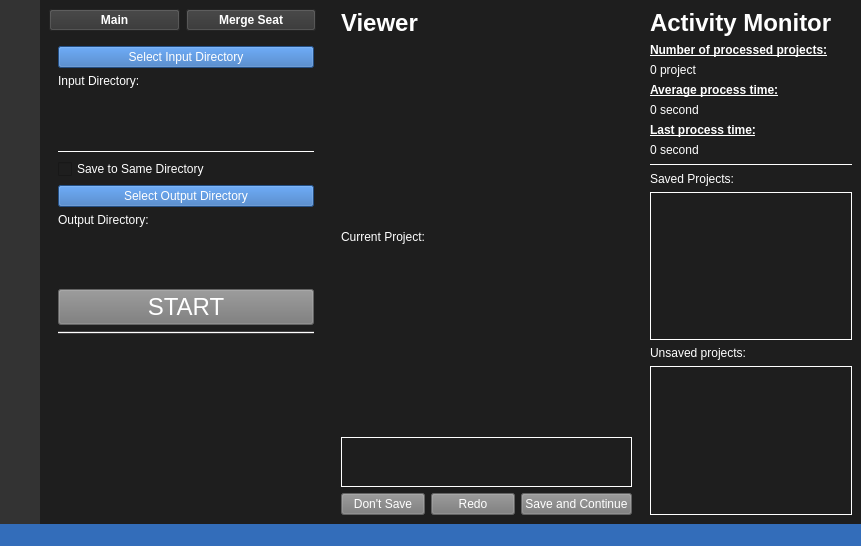
<?xml version="1.0" encoding="UTF-8"?>
<ui version="4.0">
 <class>MainWindow</class>
 <widget class="QMainWindow" name="MainWindow">
  <property name="geometry">
   <rect>
    <x>0</x>
    <y>0</y>
    <width>861</width>
    <height>546</height>
   </rect>
  </property>
  <property name="font">
   <font>
    <family>Arial</family>
   </font>
  </property>
  <property name="windowTitle">
   <string>SAS Post-processing Program</string>
  </property>
  <property name="windowOpacity">
   <double>0.965000000000000</double>
  </property>
  <property name="styleSheet">
   <string notr="true">background-color: rgb(30,30,30);
color: white; 


</string>
  </property>
  <widget class="QWidget" name="centralwidget">
   <layout class="QHBoxLayout" name="horizontalLayout">
    <property name="spacing">
     <number>0</number>
    </property>
    <property name="leftMargin">
     <number>0</number>
    </property>
    <property name="topMargin">
     <number>0</number>
    </property>
    <property name="rightMargin">
     <number>0</number>
    </property>
    <property name="bottomMargin">
     <number>0</number>
    </property>
    <item>
     <widget class="QFrame" name="verticalFrame_menu">
      <property name="maximumSize">
       <size>
        <width>40</width>
        <height>16777215</height>
       </size>
      </property>
      <property name="styleSheet">
       <string notr="true">background-color: rgb(51, 51, 51);</string>
      </property>
      <layout class="QVBoxLayout" name="verticalLayout_sidebar">
       <property name="spacing">
        <number>20</number>
       </property>
       <property name="leftMargin">
        <number>0</number>
       </property>
       <property name="topMargin">
        <number>9</number>
       </property>
       <property name="rightMargin">
        <number>0</number>
       </property>
       <property name="bottomMargin">
        <number>9</number>
       </property>
       <item>
        <widget class="QPushButton" name="pushButton_home">
         <property name="minimumSize">
          <size>
           <width>40</width>
           <height>40</height>
          </size>
         </property>
         <property name="cursor">
          <cursorShape>PointingHandCursor</cursorShape>
         </property>
         <property name="styleSheet">
          <string notr="true">QPushButton:hover{
	background-color: rgb(255, 255, 255);
}
QPushButton{
	border: 0px;
}</string>
         </property>
         <property name="text">
          <string/>
         </property>
         <property name="icon">
          <iconset>
           <normaloff>res/home.png</normaloff>res/home.png</iconset>
         </property>
         <property name="iconSize">
          <size>
           <width>25</width>
           <height>25</height>
          </size>
         </property>
        </widget>
       </item>
       <item>
        <widget class="QPushButton" name="pushButton_monitor">
         <property name="minimumSize">
          <size>
           <width>40</width>
           <height>40</height>
          </size>
         </property>
         <property name="cursor">
          <cursorShape>PointingHandCursor</cursorShape>
         </property>
         <property name="styleSheet">
          <string notr="true">QPushButton:hover{
	background-color: rgb(255, 255, 255);
}
QPushButton{
	border: 0px;
}</string>
         </property>
         <property name="text">
          <string/>
         </property>
         <property name="icon">
          <iconset>
           <normaloff>res/monitor.png</normaloff>res/monitor.png</iconset>
         </property>
         <property name="iconSize">
          <size>
           <width>25</width>
           <height>25</height>
          </size>
         </property>
         <property name="checkable">
          <bool>true</bool>
         </property>
         <property name="checked">
          <bool>true</bool>
         </property>
        </widget>
       </item>
       <item>
        <widget class="QPushButton" name="pushButton_help">
         <property name="minimumSize">
          <size>
           <width>40</width>
           <height>40</height>
          </size>
         </property>
         <property name="cursor">
          <cursorShape>PointingHandCursor</cursorShape>
         </property>
         <property name="mouseTracking">
          <bool>true</bool>
         </property>
         <property name="styleSheet">
          <string notr="true">QPushButton:hover{
	background-color: rgb(255, 255, 255);
}
QPushButton{
	border : 0px
}</string>
         </property>
         <property name="text">
          <string/>
         </property>
         <property name="icon">
          <iconset>
           <normaloff>res/help.png</normaloff>res/help.png</iconset>
         </property>
         <property name="iconSize">
          <size>
           <width>25</width>
           <height>25</height>
          </size>
         </property>
        </widget>
       </item>
       <item>
        <spacer name="verticalSpacer">
         <property name="orientation">
          <enum>Qt::Vertical</enum>
         </property>
         <property name="sizeHint" stdset="0">
          <size>
           <width>20</width>
           <height>40</height>
          </size>
         </property>
        </spacer>
       </item>
      </layout>
     </widget>
    </item>
    <item>
     <widget class="QFrame" name="panel_left">
      <property name="sizePolicy">
       <sizepolicy hsizetype="Fixed" vsizetype="Preferred">
        <horstretch>0</horstretch>
        <verstretch>0</verstretch>
       </sizepolicy>
      </property>
      <layout class="QVBoxLayout" name="layout_left">
       <item>
        <layout class="QHBoxLayout" name="horizontalLayout_4">
         <item>
          <widget class="QPushButton" name="pushButton_mainPage">
           <property name="font">
            <font>
             <family>Arial</family>
             <weight>75</weight>
             <bold>true</bold>
            </font>
           </property>
           <property name="styleSheet">
            <string notr="true">QPushButton::hover{
	background-color: rgb(18, 18, 18);
}
QPushButton{
	background-color: rgb(51, 51, 51);
}</string>
           </property>
           <property name="text">
            <string>Main</string>
           </property>
          </widget>
         </item>
         <item>
          <widget class="QPushButton" name="pushButton_seatPage">
           <property name="font">
            <font>
             <family>Arial</family>
             <weight>75</weight>
             <bold>true</bold>
            </font>
           </property>
           <property name="styleSheet">
            <string notr="true">QPushButton::hover{
	background-color: rgb(18, 18, 18);
}
QPushButton{
	background-color: rgb(51, 51, 51);
}</string>
           </property>
           <property name="text">
            <string>Merge Seat</string>
           </property>
          </widget>
         </item>
         <item>
          <widget class="QSpinBox" name="spinBox">
           <property name="enabled">
            <bool>false</bool>
           </property>
           <property name="sizePolicy">
            <sizepolicy hsizetype="Minimum" vsizetype="Minimum">
             <horstretch>0</horstretch>
             <verstretch>0</verstretch>
            </sizepolicy>
           </property>
           <property name="minimumSize">
            <size>
             <width>1</width>
             <height>0</height>
            </size>
           </property>
           <property name="maximumSize">
            <size>
             <width>0</width>
             <height>0</height>
            </size>
           </property>
           <property name="frame">
            <bool>false</bool>
           </property>
           <property name="buttonSymbols">
            <enum>QAbstractSpinBox::NoButtons</enum>
           </property>
           <property name="maximum">
            <number>1</number>
           </property>
          </widget>
         </item>
        </layout>
       </item>
       <item>
        <widget class="QStackedWidget" name="stackedWidget">
         <property name="sizePolicy">
          <sizepolicy hsizetype="Fixed" vsizetype="Preferred">
           <horstretch>0</horstretch>
           <verstretch>0</verstretch>
          </sizepolicy>
         </property>
         <property name="currentIndex">
          <number>0</number>
         </property>
         <widget class="QWidget" name="panel_left_page_1">
          <layout class="QVBoxLayout" name="verticalLayout_2">
           <item>
            <widget class="QPushButton" name="pushButton_inputDir">
             <property name="minimumSize">
              <size>
               <width>200</width>
               <height>0</height>
              </size>
             </property>
             <property name="styleSheet">
              <string notr="true">QPushButton::hover{
	background-color: rgb(20, 51, 89);
}
QPushButton{
	background-color: rgb(49, 110, 186);
}
QPushButton:disabled {
	background-color: rgb(121, 121, 121);
}</string>
             </property>
             <property name="text">
              <string>Select Input Directory</string>
             </property>
             <property name="autoDefault">
              <bool>false</bool>
             </property>
            </widget>
           </item>
           <item>
            <layout class="QHBoxLayout" name="horizontalLayout_2">
             <item>
              <widget class="QLabel" name="label_inputSign">
               <property name="text">
                <string>Input Directory:</string>
               </property>
              </widget>
             </item>
             <item>
              <widget class="QPushButton" name="pushButton_outputInfo">
               <property name="maximumSize">
                <size>
                 <width>20</width>
                 <height>20</height>
                </size>
               </property>
               <property name="styleSheet">
                <string notr="true">QPushButton::hover{
	background-color: rgb(68, 67, 68);
}
QPushButton{
	border: 10px;
}</string>
               </property>
               <property name="text">
                <string/>
               </property>
               <property name="icon">
                <iconset>
                 <normaloff>res/info.png</normaloff>res/info.png</iconset>
               </property>
              </widget>
             </item>
            </layout>
           </item>
           <item>
            <widget class="QTextBrowser" name="textBrowser_inputDir">
             <property name="sizePolicy">
              <sizepolicy hsizetype="Fixed" vsizetype="Fixed">
               <horstretch>0</horstretch>
               <verstretch>0</verstretch>
              </sizepolicy>
             </property>
             <property name="maximumSize">
              <size>
               <width>16777215</width>
               <height>50</height>
              </size>
             </property>
             <property name="frameShape">
              <enum>QFrame::NoFrame</enum>
             </property>
             <property name="frameShadow">
              <enum>QFrame::Plain</enum>
             </property>
             <property name="html">
              <string>&lt;!DOCTYPE HTML PUBLIC &quot;-//W3C//DTD HTML 4.0//EN&quot; &quot;http://www.w3.org/TR/REC-html40/strict.dtd&quot;&gt;
&lt;html&gt;&lt;head&gt;&lt;meta name=&quot;qrichtext&quot; content=&quot;1&quot; /&gt;&lt;style type=&quot;text/css&quot;&gt;
p, li { white-space: pre-wrap; }
&lt;/style&gt;&lt;/head&gt;&lt;body style=&quot; font-family:'.AppleSystemUIFont'; font-size:13pt; font-weight:400; font-style:normal;&quot;&gt;
&lt;p style=&quot;-qt-paragraph-type:empty; margin-top:0px; margin-bottom:0px; margin-left:0px; margin-right:0px; -qt-block-indent:0; text-indent:0px;&quot;&gt;&lt;br /&gt;&lt;/p&gt;&lt;/body&gt;&lt;/html&gt;</string>
             </property>
             <property name="openLinks">
              <bool>true</bool>
             </property>
            </widget>
           </item>
           <item>
            <widget class="Line" name="line_topLeft">
             <property name="frameShadow">
              <enum>QFrame::Plain</enum>
             </property>
             <property name="orientation">
              <enum>Qt::Horizontal</enum>
             </property>
            </widget>
           </item>
           <item>
            <widget class="QCheckBox" name="checkBox_saveToSameDir">
             <property name="text">
              <string>Save to Same Directory</string>
             </property>
             <property name="checked">
              <bool>false</bool>
             </property>
            </widget>
           </item>
           <item>
            <widget class="QPushButton" name="pushButton_outputDir">
             <property name="styleSheet">
              <string notr="true">QPushButton::hover{
	background-color: rgb(20, 51, 89);
}
QPushButton{
	background-color: rgb(49, 110, 186);
}
QPushButton:disabled {
	background-color: rgb(121, 121, 121);
}</string>
             </property>
             <property name="text">
              <string>Select Output Directory</string>
             </property>
            </widget>
           </item>
           <item>
            <widget class="QLabel" name="label_outputSign">
             <property name="text">
              <string>Output Directory:</string>
             </property>
            </widget>
           </item>
           <item>
            <widget class="QTextBrowser" name="textBrowser_outputDir">
             <property name="sizePolicy">
              <sizepolicy hsizetype="Fixed" vsizetype="Fixed">
               <horstretch>0</horstretch>
               <verstretch>0</verstretch>
              </sizepolicy>
             </property>
             <property name="maximumSize">
              <size>
               <width>16777215</width>
               <height>50</height>
              </size>
             </property>
             <property name="frameShape">
              <enum>QFrame::NoFrame</enum>
             </property>
             <property name="frameShadow">
              <enum>QFrame::Plain</enum>
             </property>
             <property name="html">
              <string>&lt;!DOCTYPE HTML PUBLIC &quot;-//W3C//DTD HTML 4.0//EN&quot; &quot;http://www.w3.org/TR/REC-html40/strict.dtd&quot;&gt;
&lt;html&gt;&lt;head&gt;&lt;meta name=&quot;qrichtext&quot; content=&quot;1&quot; /&gt;&lt;style type=&quot;text/css&quot;&gt;
p, li { white-space: pre-wrap; }
&lt;/style&gt;&lt;/head&gt;&lt;body style=&quot; font-family:'.AppleSystemUIFont'; font-size:13pt; font-weight:400; font-style:normal;&quot;&gt;
&lt;p style=&quot;-qt-paragraph-type:empty; margin-top:0px; margin-bottom:0px; margin-left:0px; margin-right:0px; -qt-block-indent:0; text-indent:0px;&quot;&gt;&lt;br /&gt;&lt;/p&gt;&lt;/body&gt;&lt;/html&gt;</string>
             </property>
            </widget>
           </item>
           <item>
            <widget class="QPushButton" name="pushButton_start">
             <property name="enabled">
              <bool>false</bool>
             </property>
             <property name="font">
              <font>
               <family>Arial</family>
               <pointsize>18</pointsize>
               <weight>50</weight>
               <bold>false</bold>
              </font>
             </property>
             <property name="styleSheet">
              <string notr="true">QPushButton::hover{
	background-color: rgb(41, 83, 144);
}
QPushButton{
	background-color: rgb(49, 110, 186);
}
QPushButton:disabled {
	background-color: rgb(121, 121, 121);
}</string>
             </property>
             <property name="text">
              <string>START</string>
             </property>
            </widget>
           </item>
           <item>
            <widget class="Line" name="line_bottomLeft">
             <property name="styleSheet">
              <string notr="true">background-color: rgb(68, 67, 68);</string>
             </property>
             <property name="frameShadow">
              <enum>QFrame::Plain</enum>
             </property>
             <property name="lineWidth">
              <number>1</number>
             </property>
             <property name="orientation">
              <enum>Qt::Horizontal</enum>
             </property>
            </widget>
           </item>
           <item>
            <spacer name="verticalSpacer_panelLeft">
             <property name="orientation">
              <enum>Qt::Vertical</enum>
             </property>
             <property name="sizeType">
              <enum>QSizePolicy::Expanding</enum>
             </property>
             <property name="sizeHint" stdset="0">
              <size>
               <width>20</width>
               <height>34</height>
              </size>
             </property>
            </spacer>
           </item>
          </layout>
         </widget>
         <widget class="QWidget" name="panel_left_page2">
          <layout class="QVBoxLayout" name="verticalLayout_3">
           <item>
            <widget class="QPushButton" name="pushButton_seatInputDir">
             <property name="minimumSize">
              <size>
               <width>200</width>
               <height>0</height>
              </size>
             </property>
             <property name="styleSheet">
              <string notr="true">QPushButton::hover{
	background-color: rgb(20, 51, 89);
}
QPushButton{
	background-color: rgb(49, 110, 186);
}
QPushButton:disabled {
	background-color: rgb(121, 121, 121);
}</string>
             </property>
             <property name="text">
              <string>Select Seat Scan Directory</string>
             </property>
             <property name="autoDefault">
              <bool>false</bool>
             </property>
            </widget>
           </item>
           <item>
            <widget class="QLabel" name="label_seatInputSign">
             <property name="text">
              <string>Seat Directory:</string>
             </property>
            </widget>
           </item>
           <item>
            <widget class="QTextBrowser" name="textBrowser_seatInputDir">
             <property name="sizePolicy">
              <sizepolicy hsizetype="Fixed" vsizetype="Fixed">
               <horstretch>0</horstretch>
               <verstretch>0</verstretch>
              </sizepolicy>
             </property>
             <property name="maximumSize">
              <size>
               <width>16777215</width>
               <height>50</height>
              </size>
             </property>
             <property name="frameShape">
              <enum>QFrame::NoFrame</enum>
             </property>
             <property name="frameShadow">
              <enum>QFrame::Plain</enum>
             </property>
             <property name="html">
              <string>&lt;!DOCTYPE HTML PUBLIC &quot;-//W3C//DTD HTML 4.0//EN&quot; &quot;http://www.w3.org/TR/REC-html40/strict.dtd&quot;&gt;
&lt;html&gt;&lt;head&gt;&lt;meta name=&quot;qrichtext&quot; content=&quot;1&quot; /&gt;&lt;style type=&quot;text/css&quot;&gt;
p, li { white-space: pre-wrap; }
&lt;/style&gt;&lt;/head&gt;&lt;body style=&quot; font-family:'.AppleSystemUIFont'; font-size:13pt; font-weight:400; font-style:normal;&quot;&gt;
&lt;p style=&quot;-qt-paragraph-type:empty; margin-top:0px; margin-bottom:0px; margin-left:0px; margin-right:0px; -qt-block-indent:0; text-indent:0px;&quot;&gt;&lt;br /&gt;&lt;/p&gt;&lt;/body&gt;&lt;/html&gt;</string>
             </property>
             <property name="openLinks">
              <bool>true</bool>
             </property>
            </widget>
           </item>
           <item>
            <widget class="Line" name="line_topLeft_2">
             <property name="frameShadow">
              <enum>QFrame::Plain</enum>
             </property>
             <property name="orientation">
              <enum>Qt::Horizontal</enum>
             </property>
            </widget>
           </item>
           <item>
            <widget class="QPushButton" name="pushButton_seatStart">
             <property name="enabled">
              <bool>true</bool>
             </property>
             <property name="font">
              <font>
               <family>Arial</family>
               <pointsize>18</pointsize>
               <weight>50</weight>
               <bold>false</bold>
              </font>
             </property>
             <property name="styleSheet">
              <string notr="true">QPushButton::hover{
	background-color: rgb(41, 83, 144);
}
QPushButton{
	background-color: rgb(49, 110, 186);
}
QPushButton:disabled {
	background-color: rgb(121, 121, 121);
}</string>
             </property>
             <property name="text">
              <string>START</string>
             </property>
            </widget>
           </item>
           <item>
            <spacer name="verticalSpacer_2">
             <property name="orientation">
              <enum>Qt::Vertical</enum>
             </property>
             <property name="sizeHint" stdset="0">
              <size>
               <width>20</width>
               <height>40</height>
              </size>
             </property>
            </spacer>
           </item>
          </layout>
         </widget>
        </widget>
       </item>
      </layout>
     </widget>
    </item>
    <item>
     <widget class="QFrame" name="panel_mid_2">
      <layout class="QVBoxLayout" name="panel_mid">
       <property name="topMargin">
        <number>9</number>
       </property>
       <property name="rightMargin">
        <number>9</number>
       </property>
       <item>
        <layout class="QHBoxLayout" name="horizontalLayout_midTop">
         <item>
          <widget class="QLabel" name="label_viewer">
           <property name="font">
            <font>
             <family>Arial</family>
             <pointsize>18</pointsize>
             <weight>75</weight>
             <bold>true</bold>
            </font>
           </property>
           <property name="styleSheet">
            <string notr="true">padding :0 10 0 0</string>
           </property>
           <property name="text">
            <string>Viewer</string>
           </property>
           <property name="textFormat">
            <enum>Qt::RichText</enum>
           </property>
           <property name="scaledContents">
            <bool>false</bool>
           </property>
           <property name="indent">
            <number>0</number>
           </property>
          </widget>
         </item>
         <item>
          <widget class="QPushButton" name="pushButton_viewerInfo">
           <property name="maximumSize">
            <size>
             <width>20</width>
             <height>20</height>
            </size>
           </property>
           <property name="styleSheet">
            <string notr="true">QPushButton::hover{
	background-color: rgb(68, 67, 68);
}
QPushButton{
	border: 10px;
}</string>
           </property>
           <property name="text">
            <string/>
           </property>
           <property name="icon">
            <iconset>
             <normaloff>res/info.png</normaloff>res/info.png</iconset>
           </property>
          </widget>
         </item>
         <item>
          <spacer name="horizontalSpacer">
           <property name="orientation">
            <enum>Qt::Horizontal</enum>
           </property>
           <property name="sizeHint" stdset="0">
            <size>
             <width>40</width>
             <height>20</height>
            </size>
           </property>
          </spacer>
         </item>
         <item>
          <layout class="QGridLayout" name="gridLayout_midTop"/>
         </item>
        </layout>
       </item>
       <item>
        <layout class="QVBoxLayout" name="verticalLayout_midMid">
         <item>
          <widget class="QLabel" name="label_currentProject">
           <property name="text">
            <string>Current Project:</string>
           </property>
          </widget>
         </item>
         <item>
          <widget class="QTextBrowser" name="textBrowser_currentProject">
           <property name="sizePolicy">
            <sizepolicy hsizetype="Expanding" vsizetype="Fixed">
             <horstretch>0</horstretch>
             <verstretch>0</verstretch>
            </sizepolicy>
           </property>
           <property name="maximumSize">
            <size>
             <width>16777215</width>
             <height>50</height>
            </size>
           </property>
           <property name="frameShape">
            <enum>QFrame::Box</enum>
           </property>
           <property name="frameShadow">
            <enum>QFrame::Plain</enum>
           </property>
           <property name="html">
            <string>&lt;!DOCTYPE HTML PUBLIC &quot;-//W3C//DTD HTML 4.0//EN&quot; &quot;http://www.w3.org/TR/REC-html40/strict.dtd&quot;&gt;
&lt;html&gt;&lt;head&gt;&lt;meta name=&quot;qrichtext&quot; content=&quot;1&quot; /&gt;&lt;style type=&quot;text/css&quot;&gt;
p, li { white-space: pre-wrap; }
&lt;/style&gt;&lt;/head&gt;&lt;body style=&quot; font-family:'.AppleSystemUIFont'; font-size:13pt; font-weight:400; font-style:normal;&quot;&gt;
&lt;p style=&quot;-qt-paragraph-type:empty; margin-top:0px; margin-bottom:0px; margin-left:0px; margin-right:0px; -qt-block-indent:0; text-indent:0px;&quot;&gt;&lt;br /&gt;&lt;/p&gt;&lt;/body&gt;&lt;/html&gt;</string>
           </property>
          </widget>
         </item>
        </layout>
       </item>
       <item>
        <layout class="QHBoxLayout" name="horizontalLayout_midBottom">
         <item>
          <widget class="QPushButton" name="pushButton_dontSave">
           <property name="enabled">
            <bool>false</bool>
           </property>
           <property name="styleSheet">
            <string notr="true">QPushButton::hover{
	
	background-color: rgb(112, 27, 14);
}
QPushButton{
	background-color: rgb(148, 17, 0);
}
QPushButton:disabled {
	background-color: rgb(121, 121, 121);
}</string>
           </property>
           <property name="text">
            <string>Don't Save</string>
           </property>
          </widget>
         </item>
         <item>
          <widget class="QPushButton" name="pushButton_redo">
           <property name="enabled">
            <bool>false</bool>
           </property>
           <property name="maximumSize">
            <size>
             <width>100</width>
             <height>16777215</height>
            </size>
           </property>
           <property name="styleSheet">
            <string notr="true">QPushButton::hover{
	background-color: rgb(164, 138, 8);
}
QPushButton{	
	background-color: rgb(255, 213, 21);
	color: rgb(0, 0, 0);
}
QPushButton:disabled {
	background-color: rgb(121, 121, 121);
	color: rgb(255, 255, 255);
}</string>
           </property>
           <property name="text">
            <string>Redo</string>
           </property>
          </widget>
         </item>
         <item>
          <widget class="QPushButton" name="pushButton_saveAndContinue">
           <property name="enabled">
            <bool>false</bool>
           </property>
           <property name="styleSheet">
            <string notr="true">QPushButton::hover{
	background-color: rgb(31, 72, 51);
}
QPushButton{	
	background-color: rgb(57, 130, 92);
}
QPushButton:disabled {
	background-color: rgb(121, 121, 121);
}</string>
           </property>
           <property name="text">
            <string>Save and Continue</string>
           </property>
          </widget>
         </item>
        </layout>
       </item>
      </layout>
     </widget>
    </item>
    <item>
     <widget class="QFrame" name="panel_right">
      <property name="maximumSize">
       <size>
        <width>220</width>
        <height>16777215</height>
       </size>
      </property>
      <layout class="QVBoxLayout" name="verticalLayout">
       <item>
        <widget class="QLabel" name="label_activityMonitor">
         <property name="sizePolicy">
          <sizepolicy hsizetype="Fixed" vsizetype="Fixed">
           <horstretch>0</horstretch>
           <verstretch>0</verstretch>
          </sizepolicy>
         </property>
         <property name="font">
          <font>
           <family>Arial</family>
           <pointsize>18</pointsize>
           <weight>75</weight>
           <bold>true</bold>
          </font>
         </property>
         <property name="text">
          <string>Activity Monitor</string>
         </property>
         <property name="indent">
          <number>0</number>
         </property>
        </widget>
       </item>
       <item>
        <widget class="QLabel" name="label_numProcessedTitle">
         <property name="text">
          <string>&lt;html&gt;&lt;head/&gt;&lt;body&gt;&lt;p&gt;&lt;span style=&quot; font-weight:600; text-decoration: underline;&quot;&gt;Number of processed projects:&lt;/span&gt;&lt;/p&gt;&lt;/body&gt;&lt;/html&gt;</string>
         </property>
        </widget>
       </item>
       <item>
        <widget class="QLabel" name="label_numProcessed">
         <property name="text">
          <string>0 project</string>
         </property>
        </widget>
       </item>
       <item>
        <widget class="QLabel" name="label_avgProcessTimeTitle">
         <property name="text">
          <string>&lt;html&gt;&lt;head/&gt;&lt;body&gt;&lt;p&gt;&lt;span style=&quot; font-weight:600; text-decoration: underline;&quot;&gt;Average process time:&lt;/span&gt;&lt;/p&gt;&lt;/body&gt;&lt;/html&gt;</string>
         </property>
        </widget>
       </item>
       <item>
        <widget class="QLabel" name="label_avgProcessTime">
         <property name="text">
          <string>0 second</string>
         </property>
        </widget>
       </item>
       <item>
        <widget class="QLabel" name="label_processTimeTitle">
         <property name="text">
          <string>&lt;html&gt;&lt;head/&gt;&lt;body&gt;&lt;p&gt;&lt;span style=&quot; font-weight:600; text-decoration: underline;&quot;&gt;Last process time:&lt;/span&gt;&lt;/p&gt;&lt;/body&gt;&lt;/html&gt;</string>
         </property>
        </widget>
       </item>
       <item>
        <widget class="QLabel" name="label_processTime">
         <property name="text">
          <string>0 second</string>
         </property>
        </widget>
       </item>
       <item>
        <widget class="Line" name="line_rightMid">
         <property name="frameShadow">
          <enum>QFrame::Plain</enum>
         </property>
         <property name="orientation">
          <enum>Qt::Horizontal</enum>
         </property>
        </widget>
       </item>
       <item>
        <widget class="QLabel" name="label_savedProjects">
         <property name="text">
          <string>Saved Projects:</string>
         </property>
        </widget>
       </item>
       <item>
        <widget class="QListWidget" name="listWidget_savedProjects">
         <property name="frameShape">
          <enum>QFrame::Box</enum>
         </property>
         <property name="frameShadow">
          <enum>QFrame::Plain</enum>
         </property>
         <property name="lineWidth">
          <number>1</number>
         </property>
        </widget>
       </item>
       <item>
        <widget class="QLabel" name="label_unsavedProjects">
         <property name="text">
          <string>Unsaved projects:</string>
         </property>
        </widget>
       </item>
       <item>
        <widget class="QListWidget" name="listWidget_unsavedProjects">
         <property name="frameShape">
          <enum>QFrame::Box</enum>
         </property>
         <property name="frameShadow">
          <enum>QFrame::Plain</enum>
         </property>
         <property name="tabKeyNavigation">
          <bool>true</bool>
         </property>
        </widget>
       </item>
       <item>
        <spacer name="verticalSpacer_activityMonitor">
         <property name="orientation">
          <enum>Qt::Vertical</enum>
         </property>
         <property name="sizeHint" stdset="0">
          <size>
           <width>0</width>
           <height>0</height>
          </size>
         </property>
        </spacer>
       </item>
      </layout>
     </widget>
    </item>
   </layout>
   <zorder>verticalFrame_menu</zorder>
   <zorder>panel_left</zorder>
   <zorder>panel_right</zorder>
   <zorder>panel_mid_2</zorder>
  </widget>
  <widget class="QStatusBar" name="statusBar">
   <property name="styleSheet">
    <string notr="true">background-color: rgb(51, 109, 186);</string>
   </property>
  </widget>
  <action name="actionSave">
   <property name="text">
    <string>Save</string>
   </property>
  </action>
  <action name="actionActivity_Monitor">
   <property name="icon">
    <iconset>
     <normaloff>:/newPrefix/info.png</normaloff>:/newPrefix/info.png</iconset>
   </property>
   <property name="text">
    <string>Activity Monitor</string>
   </property>
  </action>
 </widget>
 <resources/>
 <connections>
  <connection>
   <sender>checkBox_saveToSameDir</sender>
   <signal>toggled(bool)</signal>
   <receiver>pushButton_outputDir</receiver>
   <slot>setDisabled(bool)</slot>
   <hints>
    <hint type="sourcelabel">
     <x>313</x>
     <y>192</y>
    </hint>
    <hint type="destinationlabel">
     <x>313</x>
     <y>224</y>
    </hint>
   </hints>
  </connection>
  <connection>
   <sender>spinBox</sender>
   <signal>valueChanged(int)</signal>
   <receiver>stackedWidget</receiver>
   <slot>setCurrentIndex(int)</slot>
   <hints>
    <hint type="sourcelabel">
     <x>330</x>
     <y>22</y>
    </hint>
    <hint type="destinationlabel">
     <x>193</x>
     <y>48</y>
    </hint>
   </hints>
  </connection>
  <connection>
   <sender>pushButton_mainPage</sender>
   <signal>clicked()</signal>
   <receiver>spinBox</receiver>
   <slot>stepDown()</slot>
   <hints>
    <hint type="sourcelabel">
     <x>121</x>
     <y>27</y>
    </hint>
    <hint type="destinationlabel">
     <x>330</x>
     <y>22</y>
    </hint>
   </hints>
  </connection>
  <connection>
   <sender>pushButton_seatPage</sender>
   <signal>clicked()</signal>
   <receiver>spinBox</receiver>
   <slot>stepUp()</slot>
   <hints>
    <hint type="sourcelabel">
     <x>260</x>
     <y>24</y>
    </hint>
    <hint type="destinationlabel">
     <x>330</x>
     <y>22</y>
    </hint>
   </hints>
  </connection>
 </connections>
</ui>
